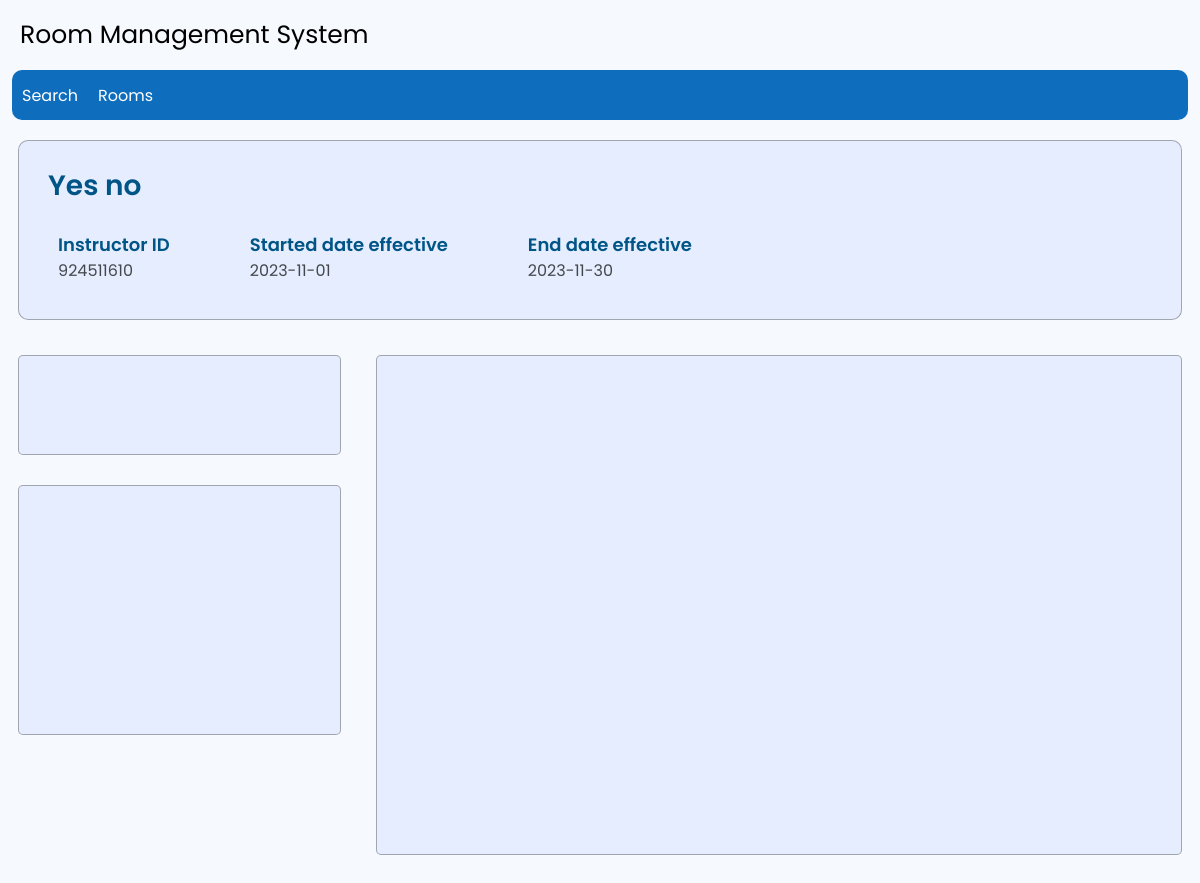
Page /Instructor/instructorProfile.php?id=924511610 on the committed database.
### tables this page shows
CREATE TABLE `instructor` (
  `instructor_id` int(10) NOT NULL,
  `room_number` int(11) NOT NULL,
  `firstname` varchar(20) NOT NULL,
  `lastname` varchar(20) NOT NULL
);

CREATE TABLE `instructor_startend_date` (
  `instructorDate_id` int(11) NOT NULL,
  `startDate` date NOT NULL,
  `endDate` date NOT NULL
);

### Instructor/instructorProfile.php (the view, shortened to what this page needs)
<?php
 include("../connections/connection.php");
if(isset($_GET["id"]) && !empty(trim($_GET["id"]))){
    $sql =
"SELECT
    instructor.instructor_id,
    instructor.firstname,
    instructor.lastname,
    instructor_startend_date.startDate,
    instructor_startend_date.endDate
FROM
    instructor
INNER JOIN
    instructor_startend_date
ON
    instructor.instructor_id = instructor_startend_date.instructorDate_id
WHERE
    instructor.instructor_id = ?";
    if($stmt = mysqli_prepare($connections, $sql)){
        mysqli_stmt_bind_param($stmt, "i", $param_id);
        if(mysqli_stmt_execute($stmt)){
            $result = mysqli_stmt_get_result($stmt);
            if(mysqli_num_rows($result) == 1){
                $row = mysqli_fetch_array($result, MYSQLI_ASSOC);
            } else{
                header("location: error.php");
                exit();
            }
        } else{
            echo "Oops! Something went wrong. Please try again later.";
        }
    }
} else{
    header("location: error.php");
    exit();
}
?>
<!DOCTYPE html>
<html lang="en">
<head>
    <link rel="stylesheet" type="text/css" href="instructorProfile.css">
</head>
<body>
    <div class="container">
        <div class="header">Room Management System</div>
                <nav>
                    <ul>
                        <li><a href="../index.php">Search</a></li>
                        <li><a href="../rooms/roomDashboard.php">Rooms</a></li>
                    </ul>
                </nav>
            <div class="profile">
               <div class="name-box">
                   <span class="name-title"><?php echo $row["firstname"];echo " " ;echo $row["lastname"]; ?></span>
               </div>
               <div class="profile-info">
                   <div class="info-box">
                        <div class="details">
                            <label>Instructor ID</label>
                            <?php echo $row["instructor_id"]; ?>
                        </div>
                        <div class="details">
                            <label>Started date effective</label>
                            <?php echo $row["startDate"]; ?>
                        </div>
                        <div class="details">
                            <label>End date effective</label>
                            <?php echo $row["endDate"]; ?>
                        </div>
                   </div>
               </div>
            </div>
            <div class="content">
                <div class="left">
                    <div class="upper-left">
                    </div>
                    <div class="subject-list">
                    </div>
                </div>
                <div class="right">
                    <div class="table-box">
                    </div>
                </div>
            </div>
    </div>
</body>
</html>

### Instructor/instructorProfile.css (style rules this page uses)
:root { --blue:#0e6dbd; --dark-blue:#005586; }
* { padding: 0; margin: 0; box-sizing: border-box; text-decoration: none; list-style: none; font-family: 'Poppins', sans-serif; }
body { background: rgb(190, 210, 254, .13); }
.container { max-width: 1900px; width: 100%; height: auto; margin: 0 auto; }
.header { height: 70px; width: 100%; display: flex; align-items: center; padding-left: 20px; font-size: 25px; }
nav { width: 98%; height: 50px; background: var(--blue); margin: 0 auto; border-radius: 10px; color: white; }
nav ul { width: 100%; height: 100%; display: flex; align-items: center; }
nav ul li { margin: 10px; }
nav ul li a { color: white; }
.profile { margin: 20px auto; width: 97%; height: 180px; border: 1px solid rgb(0,0,0,.3); border-radius: 10px; background: rgb(190, 210, 254, .3); }
.content { width: 97%; height: auto; margin:20px auto; display: flex; }
.left { width: 30%; height: auto; }
.upper-left { width: 100%; margin: 15px 0; height: 100px; border-radius: 5px; border: 1px solid rgb(0,0,0,.3); background: rgb(190, 210, 254, .3); }
.subject-list { width: 100%; margin: 30px 0; height: 250px; border-radius: 5px; border: 1px solid rgb(0,0,0,.3); background: rgb(190, 210, 254, .3); }
.right { width: 75%; height: auto; margin-left: 3%; }
.table-box { width: 100%; margin: 15px auto; height: 500px; border-radius: 5px; border: 1px solid rgb(0,0,0,.3); background: rgb(190, 210, 254, .3); }
.name-box { width: 95%; height: 50px; margin: 20px auto; display: flex; align-items: center; color: var(--dark-blue); font-size: 28px; font-weight: 600; }
.profile-info { width: 95%; height: 50px; margin: 20px auto; display: flex; align-items: center; }
.info-box { height: 100%; margin: 0 10px; display: flex; }
.details { display: grid; color: rgb(0,0,0,.7); margin-right: 80px; }
.details label { font-weight: 600; font-size: 18px; color: var(--dark-blue); }

### rows in the picture
instructor: firstname "Yes", lastname "no", instructor_id "924511610", instructor_startend_date.startDate "2023-11-01", instructor_startend_date.endDate "2023-11-30"
